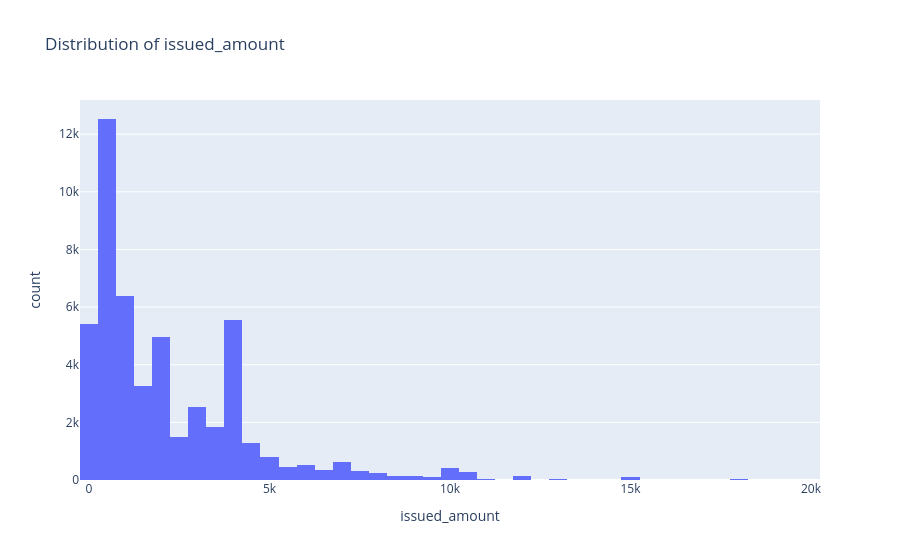
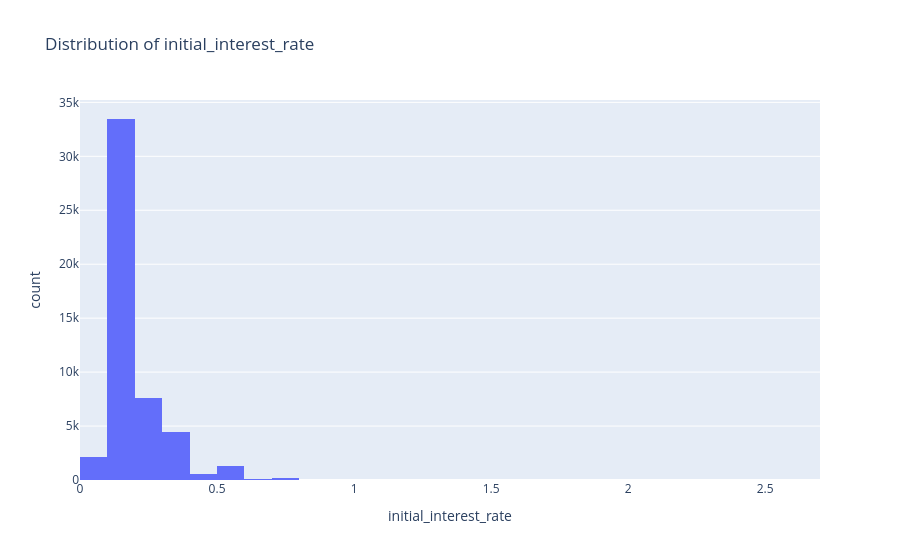
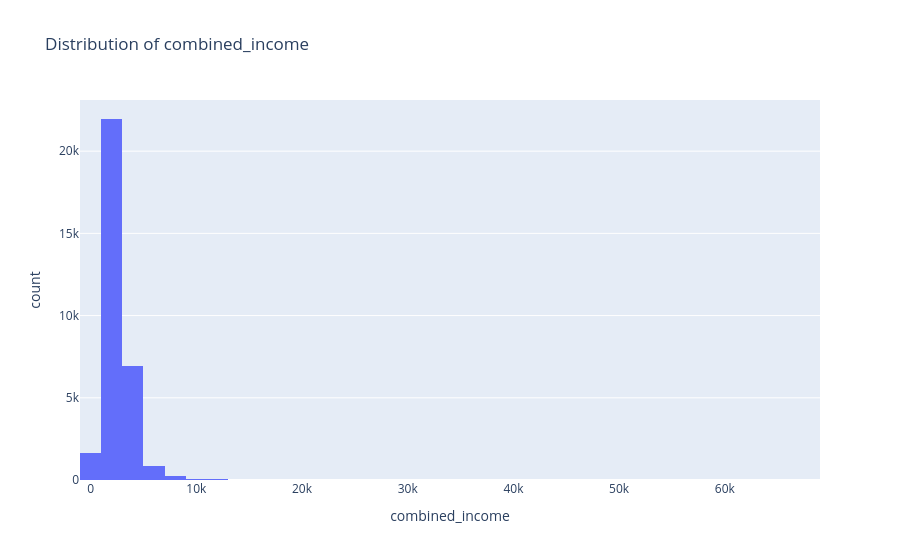

The cell these charts' notebook holds for them, in order:
### Code cell
key_numeric_columns = [
    column for column in [
        'issued_amount',
        'initial_interest_rate',
        'combined_income',
        'projected_npv_return',
        'principal_balance',
        'repaid_amount_total',
    ]
    if column in df.columns
]

for column in key_numeric_columns:
    fig = px.histogram(
        plot_sample,
        x=column,
        nbins=50,
        title=f'Distribution of {column}',
    )
    fig.show()

### Figure 1 — Plotly figure (JSON) as saved in the notebook; plotly's stock layout.template omitted (floating-point values rounded to 4 significant figures; data arrays with more than 128 entries replaced by an {"elided": "..."} marker saying what was removed)
{"data": [{"bingroup": "x", "hovertemplate": "issued_amount=%{x}<br>count=%{y}<extra></extra>", "legendgroup": "", "marker": {"color": "#636efa", "pattern": {"shape": ""}}, "name": "", "nbinsx": 50, "orientation": "v", "showlegend": false, "type": "histogram", "x": {"elided": "50000 float values"}, "xaxis": "x", "yaxis": "y"}], "layout": {"barmode": "relative", "legend": {"tracegroupgap": 0}, "title": {"text": "Distribution of issued_amount"}, "xaxis": {"anchor": "y", "domain": [0, 1], "title": {"text": "issued_amount"}}, "yaxis": {"anchor": "x", "domain": [0, 1], "title": {"text": "count"}}}}

### Figure 2 — Plotly figure (JSON) as saved in the notebook; plotly's stock layout.template omitted (floating-point values rounded to 4 significant figures; data arrays with more than 128 entries replaced by an {"elided": "..."} marker saying what was removed)
{"data": [{"bingroup": "x", "hovertemplate": "initial_interest_rate=%{x}<br>count=%{y}<extra></extra>", "legendgroup": "", "marker": {"color": "#636efa", "pattern": {"shape": ""}}, "name": "", "nbinsx": 50, "orientation": "v", "showlegend": false, "type": "histogram", "x": {"elided": "50000 float values"}, "xaxis": "x", "yaxis": "y"}], "layout": {"barmode": "relative", "legend": {"tracegroupgap": 0}, "title": {"text": "Distribution of initial_interest_rate"}, "xaxis": {"anchor": "y", "domain": [0, 1], "title": {"text": "initial_interest_rate"}}, "yaxis": {"anchor": "x", "domain": [0, 1], "title": {"text": "count"}}}}

### Figure 3 — Plotly figure (JSON) as saved in the notebook; plotly's stock layout.template omitted (floating-point values rounded to 4 significant figures; data arrays with more than 128 entries replaced by an {"elided": "..."} marker saying what was removed)
{"data": [{"bingroup": "x", "hovertemplate": "combined_income=%{x}<br>count=%{y}<extra></extra>", "legendgroup": "", "marker": {"color": "#636efa", "pattern": {"shape": ""}}, "name": "", "nbinsx": 50, "orientation": "v", "showlegend": false, "type": "histogram", "x": {"elided": "50000 float values"}, "xaxis": "x", "yaxis": "y"}], "layout": {"barmode": "relative", "legend": {"tracegroupgap": 0}, "title": {"text": "Distribution of combined_income"}, "xaxis": {"anchor": "y", "domain": [0, 1], "title": {"text": "combined_income"}}, "yaxis": {"anchor": "x", "domain": [0, 1], "title": {"text": "count"}}}}
